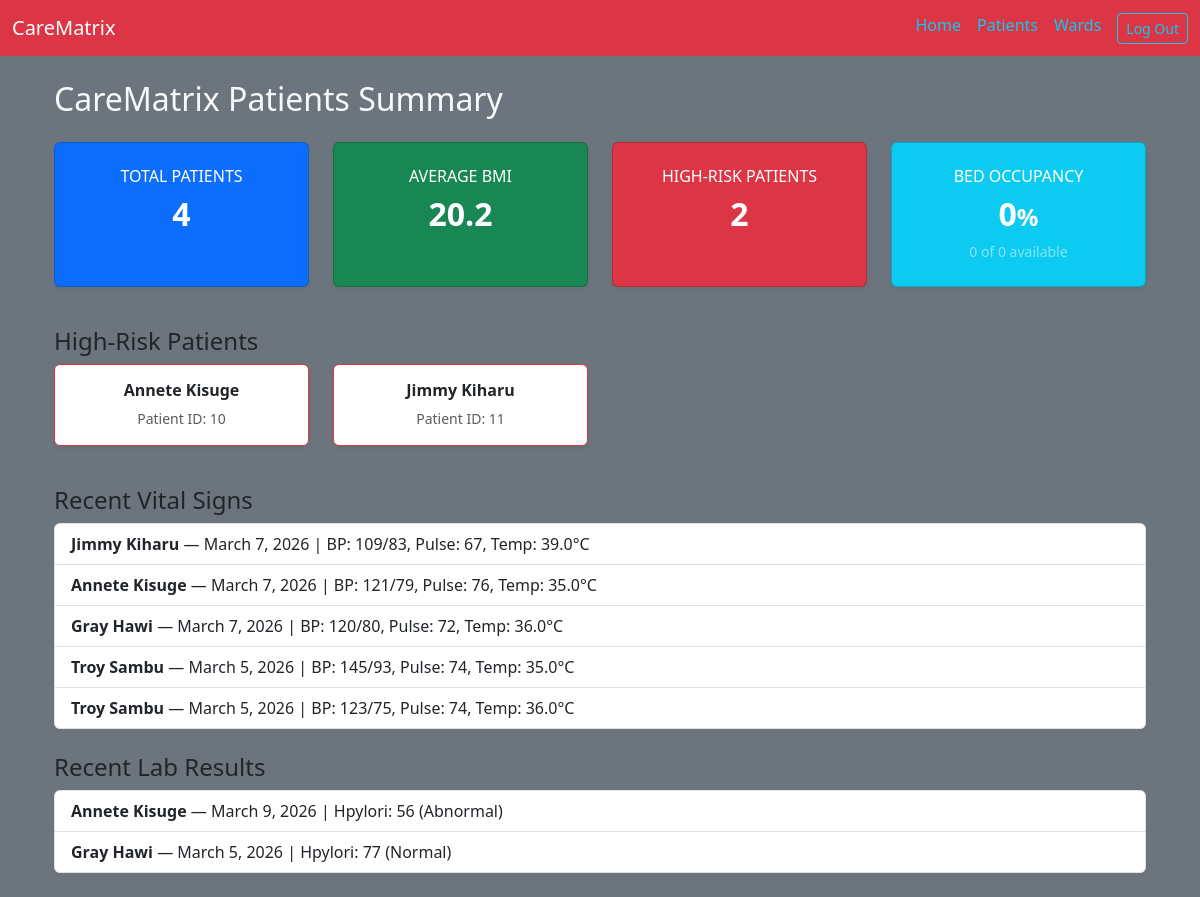
Page /dashboard/ (signed in) on the earlier database version.
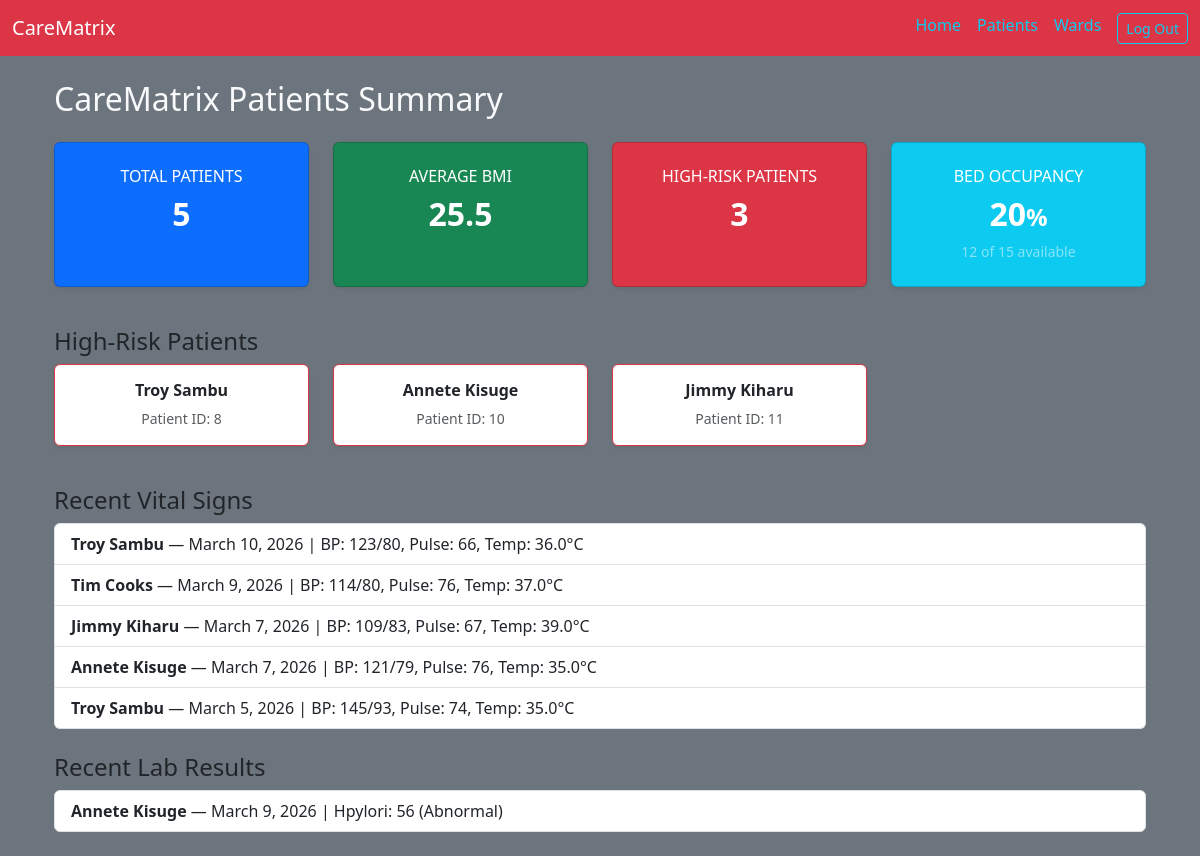
Same page on the later database version.
### patients/models.py (models this page shows, shortened)
class Patient(models.Model):
    first_name = models.CharField(max_length=50)
    last_name = models.CharField(max_length=50)
    date_of_birth = models.DateField()
    gender = models.CharField(max_length=10)
    phone = models.CharField(max_length=15)
    address = models.TextField(blank=True)
    doctor = models.CharField(blank=True, null=True, max_length=100)
    is_high_risk = models.BooleanField(default=False)
    current_bed = models.OneToOneField(Bed, null=True, blank=True, on_delete=models.SET_NULL, related_name='occupant')

class VitalSign(models.Model):
    patient = models.ForeignKey(Patient, related_name='vitals', on_delete=models.CASCADE)
    weight = models.FloatField()
    height = models.FloatField()
    blood_pressure_systolic = models.IntegerField()
    blood_pressure_diastolic = models.IntegerField()
    pulse = models.IntegerField()
    temperature = models.FloatField()
    visit_date = models.DateField(default=date.today)
    @property
    def bmi(self):
        if self.height > 0:
            return round(self.weight / (self.height ** 2), 1)
        return 0
    @property
    def high_risk_reasons(self):
        reasons = []
        if self.blood_pressure_systolic >= 140 or self.blood_pressure_diastolic >= 90:
            reasons.append("High Blood Pressure")
        if self.bmi >= 25:
            reasons.append("High BMI")
        if self.pulse >= 120:
            reasons.append("High Pulse")
        if self.temperature >= 38:
            reasons.append("High Temperature")
        return reasons

class LabResult(models.Model):
    STATUS_CHOICES = (
        ('Normal', 'Normal'),
        ('Abnormal', 'Abnormal'),
    )
    patient = models.ForeignKey(Patient, related_name='labs', on_delete=models.CASCADE)
    test_name = models.CharField(max_length=100)
    result_value = models.CharField(max_length=100)
    status = models.CharField(max_length=10, choices=STATUS_CHOICES)
    notes = models.TextField(blank=True)
    test_date = models.DateField(default=date.today)

### dashboard/views.py (the view)
# urls.py: path('', views.dashboard_home, name='dashboard_home'),  # Correct view function name
@login_required
def dashboard_home(request):
    patients_count = Patient.objects.count()
    vitals = VitalSign.objects.all()
    bmi_values = [v.bmi for v in vitals if v.height > 0]
    avg_bmi = round(sum(bmi_values)/len(bmi_values), 1) if bmi_values else 0
    high_risk_patients = []
    for patient in Patient.objects.all():
        reasons = set()
        latest_vital = patient.vitals.order_by('-visit_date').first()
        if latest_vital:
            for reason in latest_vital.high_risk_reasons:
                reasons.add(reason)
        abnormal_labs = patient.labs.filter(status='Abnormal')
        if abnormal_labs.exists():
            reasons.add("Abnormal Lab Result")
        if reasons:
            patient.high_risk_reasons = list(reasons)
            high_risk_patients.append(patient)
    recent_vitals = VitalSign.objects.order_by('-visit_date', '-id')[:5]
    recent_labs = LabResult.objects.order_by('-test_date', '-id')[:5]
    from patients.models import Bed
    total_beds = Bed.objects.count()
    occupied_beds = Bed.objects.filter(is_occupied=True).count()
    available_beds = total_beds - occupied_beds
    occupancy_rate = round((occupied_beds / total_beds * 100) if total_beds > 0 else 0)
    context = {
        'patients_count': patients_count,
        'avg_bmi': avg_bmi,
        'high_risk_patients': high_risk_patients,
        'recent_vitals': recent_vitals,
        'recent_labs': recent_labs,
        'total_beds': total_beds,
        'occupied_beds': occupied_beds,
        'available_beds': available_beds,
        'occupancy_rate': occupancy_rate,
    }
    return render(request, 'dashboard/home.html', context)

### dashboard/templates/dashboard/home.html
{% extends "base.html" %}
{% block content %}
<div class="container mt-4">
  <h2 class="mb-4 text-light">CareMatrix Patients Summary</h2>
  <div class="row mb-4">
    <div class="col-md-3 mb-3">
      <div class="card shadow-sm text-white bg-primary p-4 text-center h-100">
        <h6 class="text-uppercase">Total Patients</h6>
        <h2 class="fw-bold">{{ patients_count }}</h2>
      </div>
    </div>
    <div class="col-md-3 mb-3">
      <div class="card shadow-sm text-white bg-success p-4 text-center h-100">
        <h6 class="text-uppercase">Average BMI</h6>
        <h2 class="fw-bold">{{ avg_bmi }}</h2>
      </div>
    </div>
    <div class="col-md-3 mb-3">
      <div class="card shadow-sm text-white bg-danger p-4 text-center h-100">
        <h6 class="text-uppercase">High-Risk Patients</h6>
        <h2 class="fw-bold">{{ high_risk_patients|length }}</h2>
      </div>
    </div>
    <div class="col-md-3 mb-3">
      <div class="card shadow-sm text-white bg-info p-4 text-center h-100">
        <h6 class="text-uppercase">Bed Occupancy</h6>
        <h2 class="fw-bold">{{ occupancy_rate }}<small class="fs-4">%</small></h2>
        <small class="text-white-50">{{ available_beds }} of {{ total_beds }} available</small>
      </div>
    </div>
  </div>
  <div class="mb-4">
    <h4>High-Risk Patients</h4>
    <div class="row">
      {% for patient in high_risk_patients %}
        <div class="col-md-3 mb-3">
          <div class="card shadow-sm border-danger text-center p-3">
            <h6 class="fw-bold">{{ patient.first_name }} {{ patient.last_name }}</h6>
            <small class="text-muted">Patient ID: {{ patient.id }}</small>
          </div>
        </div>
      {% empty %}
        <div class="col-12">
          <p class="text-muted">No high-risk patients currently.</p>
        </div>
      {% endfor %}
    </div>
  </div>
  <div class="mb-4">
    <h4>Recent Vital Signs</h4>
    {% if recent_vitals %}
      <ul class="list-group">
        {% for vital in recent_vitals %}
          <li class="list-group-item">
            <strong>{{ vital.patient.first_name }} {{ vital.patient.last_name }}</strong> —
            {{ vital.visit_date }} | BP: {{ vital.blood_pressure_systolic }}/{{ vital.blood_pressure_diastolic }},
            Pulse: {{ vital.pulse }}, Temp: {{ vital.temperature }}°C
          </li>
        {% endfor %}
      </ul>
    {% else %}
      <p class="text-muted">No vital signs recorded yet.</p>
    {% endif %}
  </div>
  <div class="mb-4">
    <h4>Recent Lab Results</h4>
    {% if recent_labs %}
      <ul class="list-group">
        {% for lab in recent_labs %}
          <li class="list-group-item">
            <strong>{{ lab.patient.first_name }} {{ lab.patient.last_name }}</strong> —
            {{ lab.test_date }} | {{ lab.test_name }}: {{ lab.result_value }} ({{ lab.status }})
          </li>
        {% endfor %}
      </ul>
    {% else %}
      <p class="text-muted">No lab results recorded yet.</p>
    {% endif %}
  </div>
</div>
{% endblock %}

Differences in the rows shown:
removed VitalSign: patient.first_name "Gray", patient.last_name "Hawi", visit_date "March 7, 2026", blood_pressure_systolic "120", blood_pressure_diastolic "80", pulse "72", temperature "36.0"
no longer on this page (row unchanged): VitalSign: patient.first_name "Troy", patient.last_name "Sambu", visit_date "March 5, 2026", blood_pressure_systolic "123", blood_pressure_diastolic "75", pulse "74", temperature "36.0"
removed LabResult: patient.first_name "Gray", patient.last_name "Hawi", test_date "March 5, 2026", test_name "Hpylori", result_value "77", status "Normal"
now on this page (row edited): Patient: first_name "Troy", last_name "Sambu", id "8"
added VitalSign: patient.first_name "Troy", patient.last_name "Sambu", visit_date "March 10, 2026", blood_pressure_systolic "123", blood_pressure_diastolic "80", pulse "66", temperature "36.0"
added VitalSign: patient.first_name "Tim", patient.last_name "Cooks", visit_date "March 9, 2026", blood_pressure_systolic "114", blood_pressure_diastolic "80", pulse "76", temperature "37.0"
Other differences:
{{ patients_count }}: "4" → "5"
{{ avg_bmi }}: "20.2" → "25.5"
{{ high_risk_patients|length }}: "2" → "3"
{{ occupancy_rate }}: "0" → "20"
{{ available_beds }}: "0" → "12"
{{ total_beds }}: "0" → "15"
